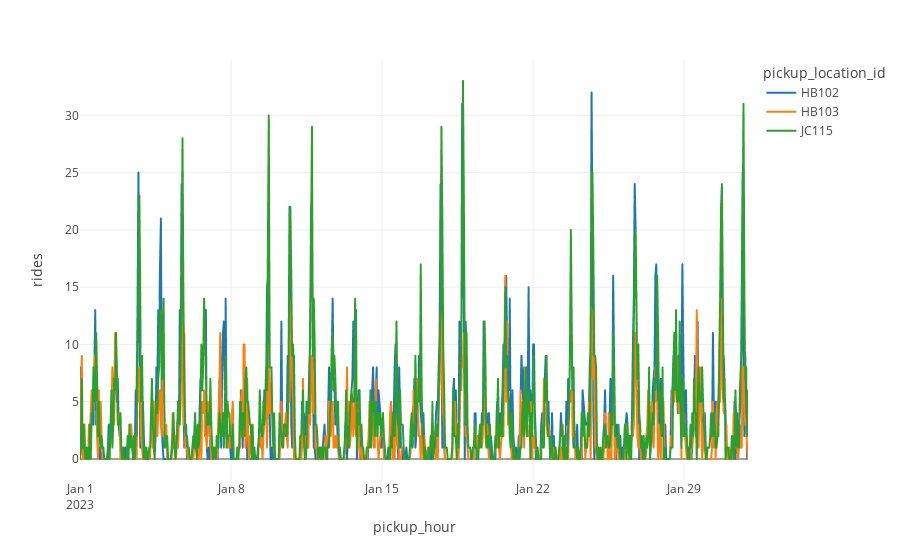

The cell this chart's notebook holds for it:
### Code cell
plot_rides(agg_data_filled, locations=["JC115", "HB102", "HB103"])

### Figure 1 — Plotly figure (JSON) as saved in the notebook; plotly's stock layout.template omitted (floating-point values rounded to 4 significant figures; data arrays with more than 128 entries replaced by an {"elided": "..."} marker saying what was removed)
{"data": [{"hovertemplate": "pickup_location_id=HB102<br>pickup_hour=%{x}<br>rides=%{y}<extra></extra>", "legendgroup": "HB102", "line": {"color": "#1F77B4", "dash": "solid"}, "marker": {"symbol": "circle"}, "mode": "lines", "name": "HB102", "showlegend": true, "type": "scattergl", "x": {"elided": "744 str values"}, "xaxis": "x", "y": {"elided": "744 int values"}, "yaxis": "y"}, {"hovertemplate": "pickup_location_id=HB103<br>pickup_hour=%{x}<br>rides=%{y}<extra></extra>", "legendgroup": "HB103", "line": {"color": "#FF7F0E", "dash": "solid"}, "marker": {"symbol": "circle"}, "mode": "lines", "name": "HB103", "showlegend": true, "type": "scattergl", "x": {"elided": "744 str values"}, "xaxis": "x", "y": {"elided": "744 int values"}, "yaxis": "y"}, {"hovertemplate": "pickup_location_id=JC115<br>pickup_hour=%{x}<br>rides=%{y}<extra></extra>", "legendgroup": "JC115", "line": {"color": "#2CA02C", "dash": "solid"}, "marker": {"symbol": "circle"}, "mode": "lines", "name": "JC115", "showlegend": true, "type": "scattergl", "x": {"elided": "744 str values"}, "xaxis": "x", "y": {"elided": "744 int values"}, "yaxis": "y"}], "layout": {"legend": {"title": {"text": "pickup_location_id"}, "tracegroupgap": 0}, "margin": {"t": 60}, "xaxis": {"anchor": "y", "domain": [0, 1], "title": {"text": "pickup_hour"}}, "yaxis": {"anchor": "x", "domain": [0, 1], "title": {"text": "rides"}}}}
